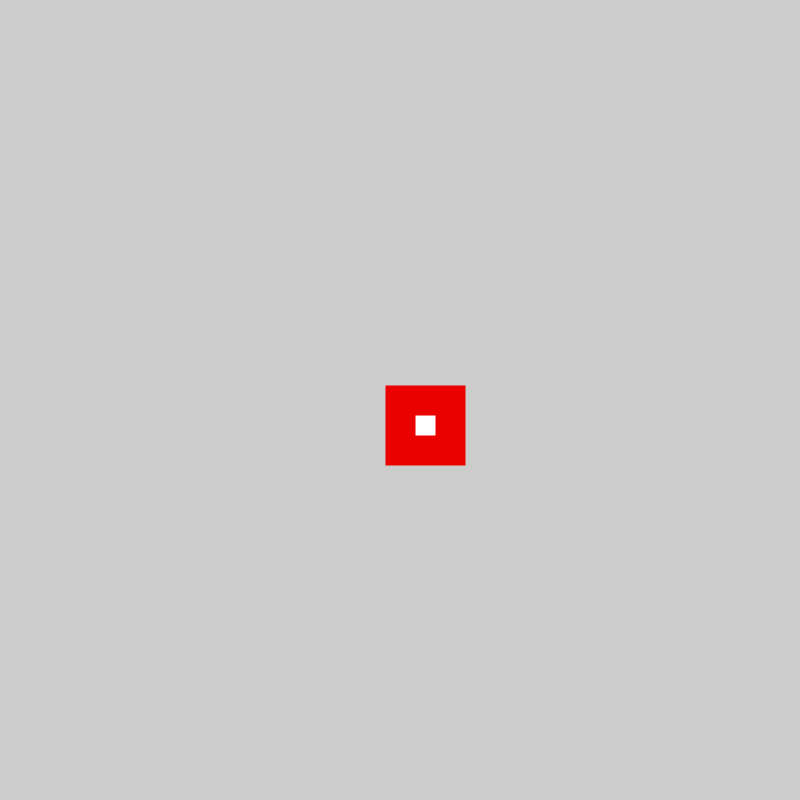
Frame 1 (no input)
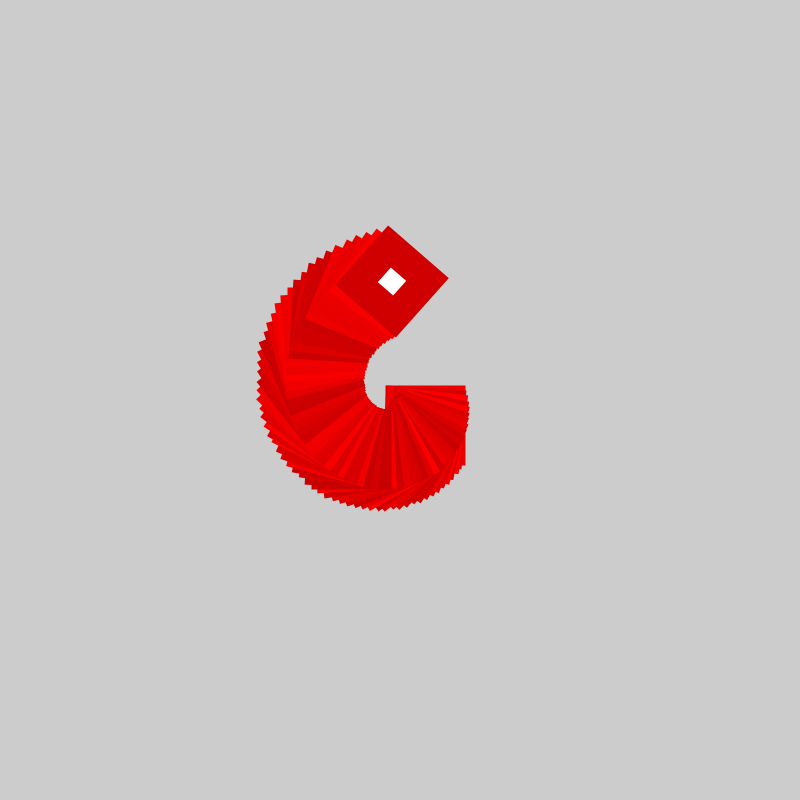
Frame 60 (the mouse pressed at the canvas centre just before this capture)
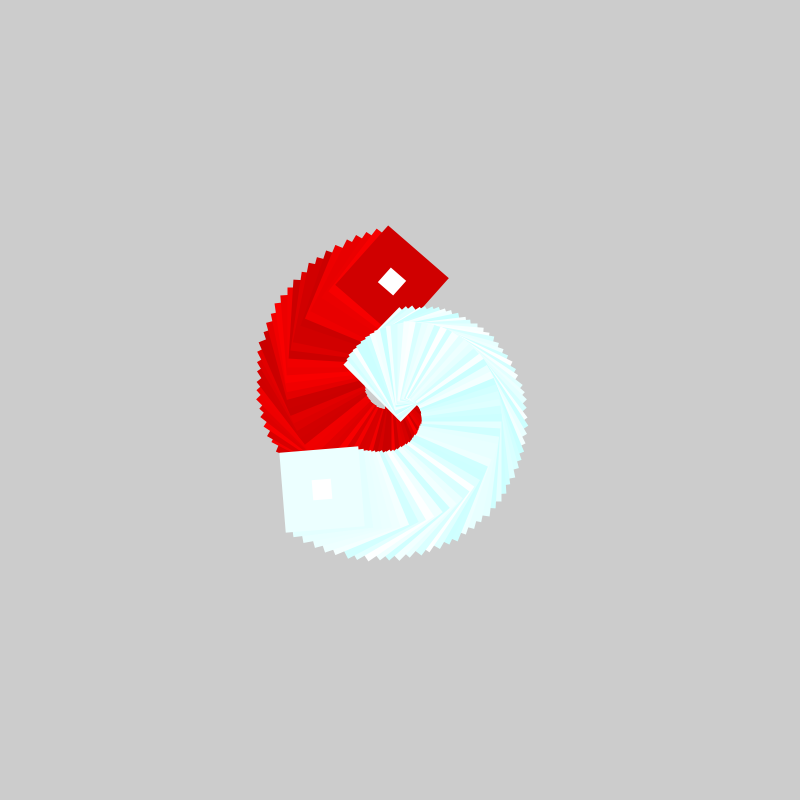
Frame 120 (the mouse held since frame 60 and released just before this capture)

The Processing sketch that drew these frames (run headless with seeded random() and noise(); from frame 60 on, the mouse is pressed at the canvas centre):

// Processing sketch: processing_182348
// ── processing_182348.pde

float x;
float y;
float stock;
void setup()
{
 size(800,800);
x=0;
y=0;
stock=0;
frameRate(40);
}
void draw()
{ translate(width/2,height/2);
rotate(stock);
stroke(random(200,255),mouseX,mouseY);
strokeWeight(30);
rect(x,y,50,50);
x = x +1;
y = y +1;
stock +=PI/48;
}
void mousePressed()
{
  background(random(100,255),random(200,234),random(12,100));
  x=0;
  y=0;
}
